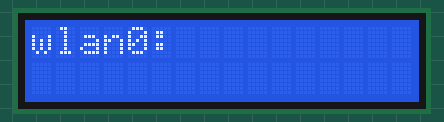
Recording of a program running on a simulated Raspberry Pi (header pin numbers). Shown: 16×2 character LCD. System figures (address, load, memory, disk, uptime) are fixed made-up values.

Above: at 0.1 s.
At 3.1 s:
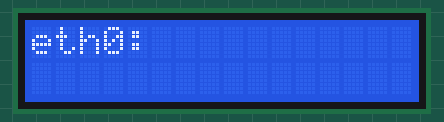

Measured:
- what the display in image 1 shows lasts 3.0 s, from 3.1 s to 6.1 s

The program:

raspi_lcd.py
```python
from RPLCD.gpio import CharLCD
from RPi import GPIO
import os
import time

interfaces = {
    'wlan0': '',
    'eth0': ''
}

def get_ip(interface_name):
    ip_addr = os.popen('ifconfig | grep -A 1 ' + interface_name  + ' | tail -n 1 | grep inet | awk \'{print $2}\'').read()

    if len(ip_addr) == 0:
        return '-.-.-.-'
    else:
        return ip_addr

try:
    GPIO.setwarnings(False)

    lcd = CharLCD(pin_rs=7, pin_rw=13, pin_e=11, pins_data=[37, 35, 33, 31], numbering_mode=GPIO.BOARD, cols=16, rows=2, auto_linebreaks=True)

    while True:
        for i in interfaces.keys():
            interfaces[i] = get_ip(i)

            lcd.write_string(i+':')
            lcd.crlf()
            lcd.write_string(interfaces[i])
            time.sleep(3)
            lcd.clear()
except:
    print('Something went wrong...')
finally:
    lcd.close(clear=True)
```
